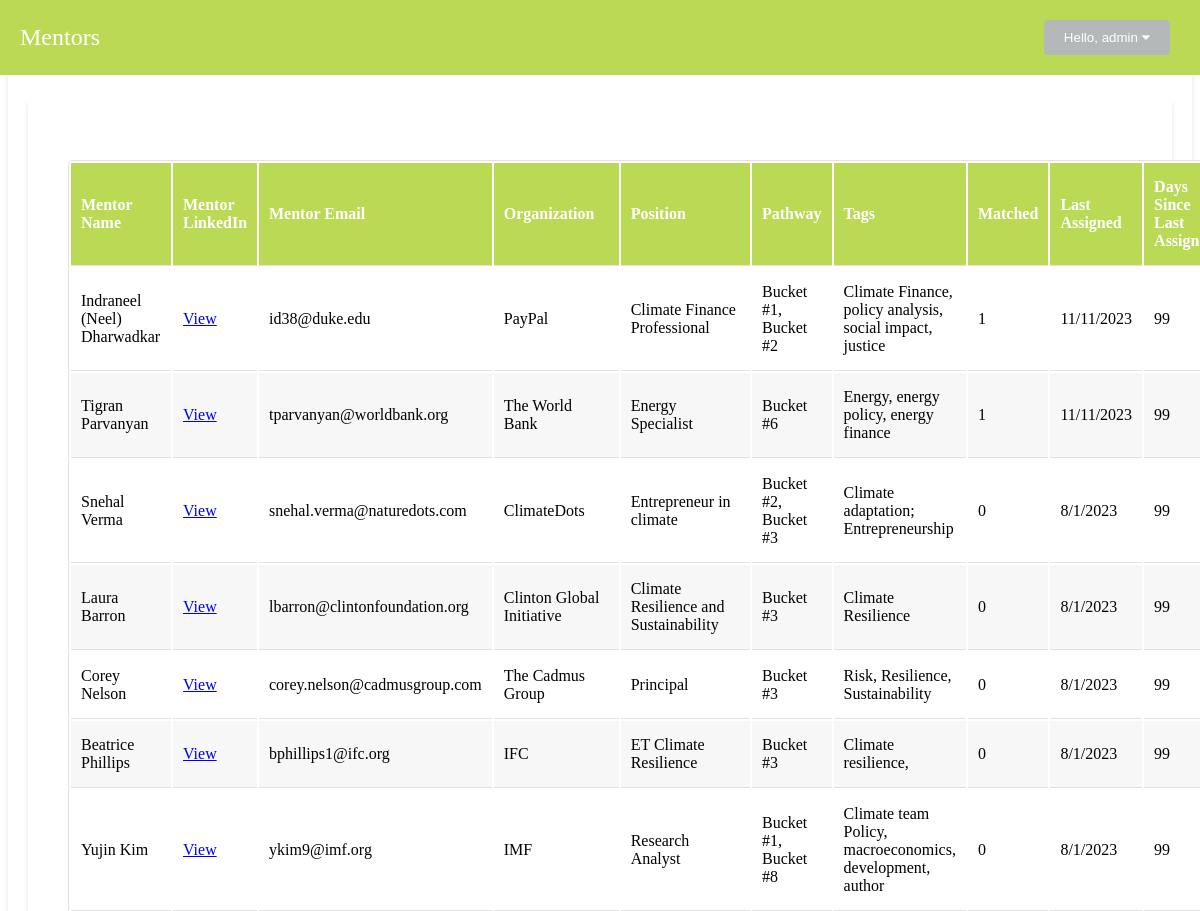
The page /mentor-list (signed in, upper part) on the database as committed earlier.
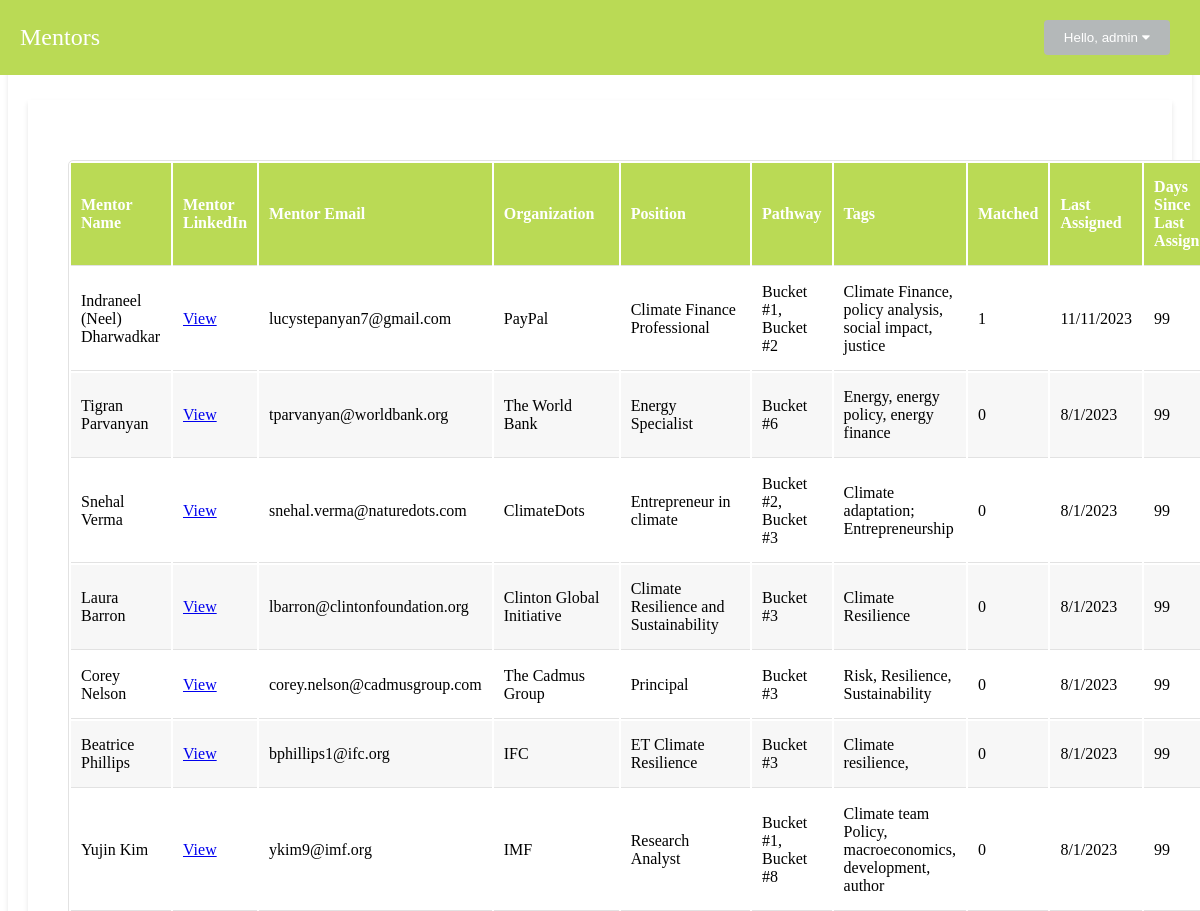
The same page on the database as committed later.
### tables this page shows
CREATE TABLE users (
            id INTEGER PRIMARY KEY AUTOINCREMENT,
            username TEXT UNIQUE,
            password TEXT
        );

CREATE TABLE mentors (
            mentor_id INTEGER PRIMARY KEY AUTOINCREMENT,
            user_id INTEGER,
            mentor_name TEXT,
            mentor_linkedin TEXT,
            mentor_email TEXT,
            organization TEXT,
            position TEXT,
            pathway TEXT,
            tags TEXT,
            availability INTEGER,
            last_assigned TEXT,
            days_since_last_assigned INTEGER,
            count INTEGER DEFAULT 0,
            FOREIGN KEY(user_id) REFERENCES users(id)
        );

### app.py (the view)
@app.route('/mentor-list')
def mentor_list():
    if current_user.is_authenticated and current_user.username == 'admin':
        conn = sqlite3.connect('user_database.db')
        cursor = conn.cursor()
        cursor.execute("SELECT * FROM mentors")
        columns = [column[0] for column in cursor.description]
        mentor_data = [dict(zip(columns, row)) for row in cursor.fetchall()]
        conn.close()
        return render_template('mentor_list.html', is_admin=True, mentor_data=mentor_data)
    else:
        return redirect(url_for('login'))

### app.py (called while the page is built)
@login_manager.user_loader
def load_user(user_id):
    conn = sqlite3.connect('user_database.db')
    cursor = conn.cursor()
    cursor.execute('SELECT id, username FROM users WHERE id = ?', (user_id,))
    result = cursor.fetchone()
    conn.close()
    if result:
        user_id, username = result
        return User(user_id, username)

### templates/mentor_list.html (shortened to what this page needs)
<!DOCTYPE html>
<html>
<head>
    <link rel="stylesheet" href="https://cdnjs.cloudflare.com/ajax/libs/font-awesome/5.15.4/css/all.min.css">
    <link rel="stylesheet" type="text/css" href="/static/styles_list.css">
</head>
<body>
    {% if is_admin %}
        <div class="container">
            <div class="fixed-header">
                <div class="page_name">
                    Mentors
                </div>
                <div class="dropdown">
                    <button class="dropbtn"> Hello, {{ current_user.username }} <i class="fas fa-caret-down"></i></button>
                </div>
            </div>
            <main>
                <main style="margin-top: 60px;">
                    <section class="mentor-list-container">
                        <table class="mentor-list">
                            <thead>
                                <tr>
                                    <th>Mentor Name</th>
                                    <th>Mentor LinkedIn</th>
                                    <th>Mentor Email</th>
                                    <th>Organization</th>
                                    <th>Position</th>
                                    <th>Pathway</th>
                                    <th>Tags</th>
                                    <th>Matched</th>
                                    <th>Last Assigned</th>
                                    <th>Days Since Last Assigned</th>
                                </tr>
                            </thead>
                            <tbody>
                                {% for mentor in mentor_data %}
                                <tr>
                                    <td>{{ mentor['mentor_name'] }}</td>
                                    <td>
                                        {% if mentor['mentor_linkedin'] %}
                                            <a class="mentor-link" href="{{ mentor['mentor_linkedin'] }}" target="_blank" rel="noopener noreferrer">View</a>
                                        {% else %}
                                            No LinkedIn Profile
                                        {% endif %}
                                    </td>
                                    <td>{{ mentor['mentor_email'] }}</td>
                                    <td>{{ mentor['organization'] }}</td>
                                    <td>{{ mentor['position'] }}</td>
                                    <td>{{ mentor['pathway'] }}</td>
                                    <td>{{ mentor['tags'] }}</td>
                                    <td>{{ mentor['count'] }}</td>
                                    <td>{{ mentor['last_assigned'] }}</td>
                                    <td>{{ mentor['days_since_last_assigned'] }}</td>
                                </tr>
                                {% endfor %}
                            </tbody>
                        </table>
                    </section>
                </main>
            </main>
        </div>
    {% else %}
        <p>This content is only available to administrators.</p>
    {% endif %}
</body>
</html>

### static/styles_list.css (style rules this page uses)
.dropdown { position: relative; display: inline-block; float: right; margin: 10px; }
.dropbtn { background-color: #b4b8b9; color: white; padding: 10px 20px; border: none; cursor: pointer; border-radius: 4px; }
.fixed-header { position: fixed; top: 0; left: 0; right: 0; background-color: #BADA55; padding: 10px 20px; display: flex; justify-content: space-between; align-items: center; z-index: 1; }
.page_name { color: #fff; font-size: 24px; }
main { max-width: 1200px; margin: 20px auto; padding: 20px; background-color: #fff; box-shadow: 0 3px 5px rgba(0, 0, 0, 0.1); }
.mentor-list-container { margin-top: 20px; padding: 20px; }
.mentor-list { width: 100%; background-color: #fff; border: 1px solid #E2E2E2; border-radius: 5px; }
.mentor-list th { background-color: #BADA55; color: #fff; font-weight: bold; padding: 15px 10px; text-align: left; }
.mentor-list th, .job-list td { padding: 15px 10px; border-bottom: 1px solid #E2E2E2; }
.mentor-list th, .mentor-list td { padding: 15px 10px; border-bottom: 1px solid #E2E2E2; }
.mentor-list tr:nth-child(even) { background-color: #F7F7F7; }

Rows that differ between the two databases and show on the page:
changed mentors "Indraneel (Neel) Dharwadkar": mentor_email "id38@duke.edu" → "lucystepanyan7@gmail.com"
changed mentors "Tigran Parvanyan": count "1" → "0"; last_assigned "11/11/2023" → "8/1/2023"
